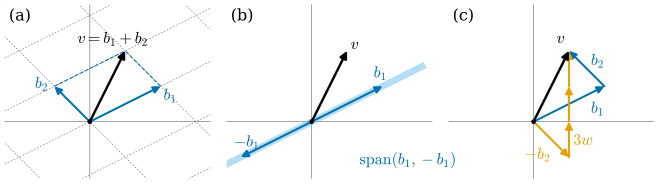

This figure's Python source:
"""그림 1.1.1: 기저 = 생성 + 일차독립 (1.1절, 예 1.1.15와 비예 1.1.16).

(a) 기저 b_1 = (2, 1), b_2 = (-1, 1)의 비스듬한 좌표격자와 v = (1, 2) = b_1 + b_2
(b) 목록 (b_1, -b_1): 생성하는 것은 직선 하나뿐이고 v는 그 위에 없다
(c) 목록 (b_1, b_2, w), w = (0, 1): v = b_1 + b_2 = -b_2 + 3w 로 표현이 두 가지다

실행: 프로젝트 루트에서 ``PYTHONPATH=tools python3 chapters/01-linear-algebra/figures/fig-1-1-1-bases.py``
"""

import dgfig

dgfig.setup()

import matplotlib.pyplot as plt
import numpy as np

C = dgfig.COLORS
LW = dgfig.LW

# 본문(예 1.1.15, 비예 1.1.16)과 같은 값
b1 = np.array([2.0, 1.0])
b2 = np.array([-1.0, 1.0])
w = np.array([0.0, 1.0])
v = np.array([1.0, 2.0])

# 자기검사 (§12.1)
assert abs(np.linalg.det(np.column_stack([b1, b2])) - 3.0) < 1e-12      # 기저 (det = 3)
assert np.allclose(np.linalg.solve(np.column_stack([b1, b2]), v), [1, 1])  # v = b1 + b2
assert np.allclose(-b2 + 3 * w, v)                                        # v = -b2 + 3w
assert abs(b1[0] * v[1] - b1[1] * v[0]) > 1e-9                            # v는 span(b1) 밖


def arrow(ax, base, vec, color, lw=None, z=5):
    base = np.asarray(base, float)
    tip = base + np.asarray(vec, float)
    ax.annotate("", xy=tip, xytext=base,
                arrowprops=dict(arrowstyle="-|>", color=color, lw=lw or LW["vector"],
                                mutation_scale=11, shrinkA=0, shrinkB=0),
                zorder=z)


def frame(ax, xlim, ylim, title):
    dgfig.schematic_axes(ax, xlim, ylim)
    ax.plot(list(xlim), [0, 0], color=C["aux"], lw=0.5, zorder=0)
    ax.plot([0, 0], list(ylim), color=C["aux"], lw=0.5, zorder=0)
    ax.plot(0, 0, "o", color=C["main"], ms=2.5, zorder=6)
    ax.text(0.02, 0.98, title, transform=ax.transAxes, ha="left", va="top", fontsize=12)


XL, YL = (-2.4, 3.4), (-1.6, 3.3)
fig, axs = plt.subplots(1, 3, figsize=(6.9, 2.75))

# (a) 기저와 비스듬한 격자 ------------------------------------------------------
ax = axs[0]
frame(ax, XL, YL, "(a)")
ts = np.linspace(-6, 6, 2)
for k in range(-4, 5):
    for P in (k * b1 + np.outer(ts, b2), k * b2 + np.outer(ts, b1)):
        ax.plot(P[:, 0], P[:, 1], color=C["aux"], lw=0.45, ls=(0, (3, 2.5)), zorder=1)
ax.set_xlim(*XL); ax.set_ylim(*YL)
arrow(ax, (0, 0), b1, C["tangent"])
arrow(ax, (0, 0), b2, C["tangent"])
arrow(ax, (0, 0), v, C["main"], lw=1.8)
ax.plot(*np.array([b1, v]).T, color=C["tangent"], lw=0.8, ls="--", zorder=3)
ax.plot(*np.array([b2, v]).T, color=C["tangent"], lw=0.8, ls="--", zorder=3)
ax.text(*(b1 + [0.08, -0.38]), r"$b_1$", color=C["tangent"], fontsize=12)
ax.text(*(b2 + [-0.55, -0.05]), r"$b_2$", color=C["tangent"], fontsize=12)
ax.text(*(v + [-1.35, 0.22]), r"$v = b_1 + b_2$", color=C["main"], fontsize=12)

# (b) 생성하지 못하는 목록 -------------------------------------------------------
ax = axs[1]
frame(ax, XL, YL, "(b)")
L = np.outer(np.linspace(-1.6, 1.6, 2), b1)
ax.plot(L[:, 0], L[:, 1], color=C["region"], lw=5, alpha=0.45, solid_capstyle="butt", zorder=1)
arrow(ax, (0, 0), b1, C["tangent"])
arrow(ax, (0, 0), -b1, C["tangent"])
arrow(ax, (0, 0), v, C["main"], lw=1.8)
ax.text(*(b1 + [-0.25, 0.25]), r"$b_1$", color=C["tangent"], fontsize=12)
ax.text(*(-b1 + [-0.2, 0.3]), r"$-b_1$", color=C["tangent"], fontsize=12)
ax.text(*(v + [0.1, 0.05]), r"$v$", color=C["main"], fontsize=12)
ax.text(1.35, -1.2, r"$\mathrm{span}(b_1, -b_1)$", color=C["tangent"], fontsize=12)

# (c) 일차독립이 아닌 목록: 표현이 두 가지 ---------------------------------------
ax = axs[2]
frame(ax, XL, YL, "(c)")
arrow(ax, (0, 0), b1, C["tangent"])
arrow(ax, b1, b2, C["tangent"])
arrow(ax, (0, 0), -b2, C["accent"])
for k in range(3):
    arrow(ax, -b2 + k * w, w, C["accent"])
arrow(ax, (0, 0), v, C["main"], lw=1.8)
ax.text(*(b1 * 0.75 + [0.12, -0.5]), r"$b_1$", color=C["tangent"], fontsize=12)
ax.text(*(b1 + 0.5 * b2 + [0.12, 0.1]), r"$b_2$", color=C["tangent"], fontsize=12)
ax.text(*(-0.5 * b2 + [-0.75, -0.55]), r"$-b_2$", color=C["accent"], fontsize=12)
ax.text(*(-b2 + 0.5 * w + [0.12, -0.15]), r"$3w$", color=C["accent"], fontsize=12)
ax.text(*(v + [-0.35, 0.22]), r"$v$", color=C["main"], fontsize=12)

fig.subplots_adjust(wspace=0.08, left=0.01, right=0.99, top=0.99, bottom=0.01)
dgfig.save(fig, __file__)
